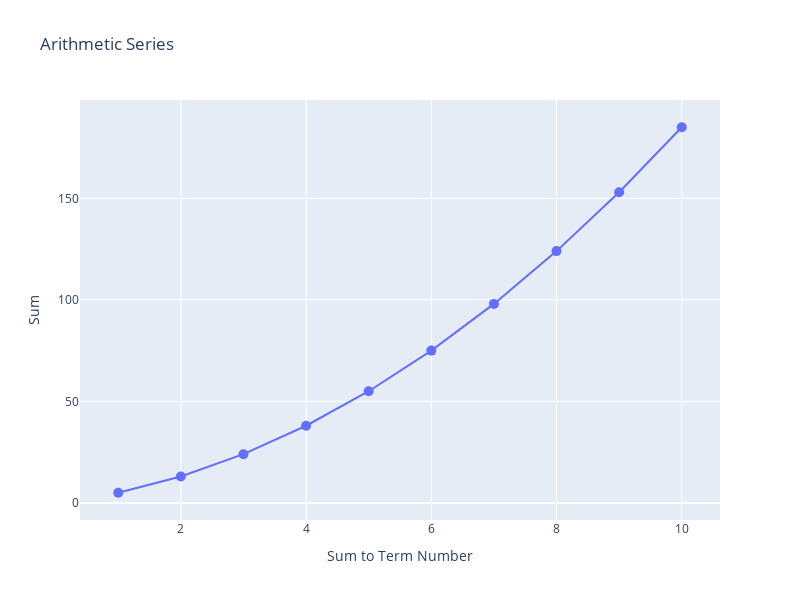

Here is the notebook cell this chart was saved with:
### Code cell
a1 = 5
d = 3
n_terms = 10

arithmetic_series = [(i*(a1 + (a1 + (i - 1) * d)))/2 for i in range(1, n_terms + 1)]

trace = go.Scatter(x=list(range(1, n_terms + 1)), y=arithmetic_series, mode='lines+markers', marker = dict(size = 10), name='Arithmetic Series')

layout = go.Layout(
    title='Arithmetic Series',
    xaxis=dict(title='Sum to Term Number'),
    yaxis=dict(title='Sum'),
    height = 600,
    width = 800
)

fig = go.Figure(data=[trace], layout=layout)

fig.show()

### Figure 1 — Plotly figure (JSON) as saved in the notebook; plotly's stock layout.template omitted (floating-point values rounded to 4 significant figures)
{"data": [{"marker": {"size": 10}, "mode": "lines+markers", "name": "Arithmetic Series", "type": "scatter", "x": [1, 2, 3, 4, 5, 6, 7, 8, 9, 10], "y": [5, 13, 24, 38, 55, 75, 98, 124, 153, 185]}], "layout": {"height": 600, "title": {"text": "Arithmetic Series"}, "width": 800, "xaxis": {"autorange": true, "range": [0.3891, 10.61], "title": {"text": "Sum to Term Number"}, "type": "linear"}, "yaxis": {"autorange": true, "range": [-8.42, 198.4], "title": {"text": "Sum"}, "type": "linear"}}}
